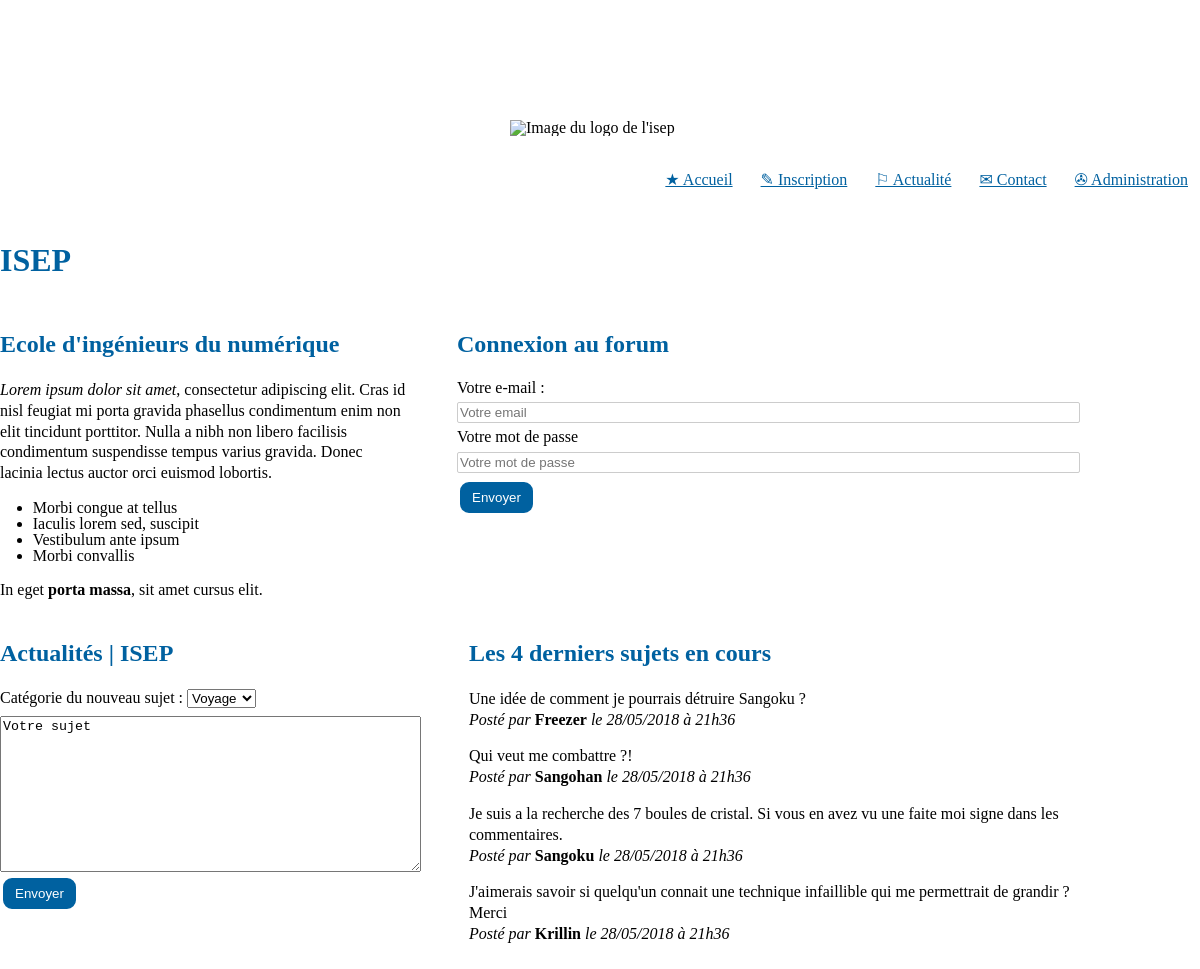
The page /php/index.php on the database as committed earlier.
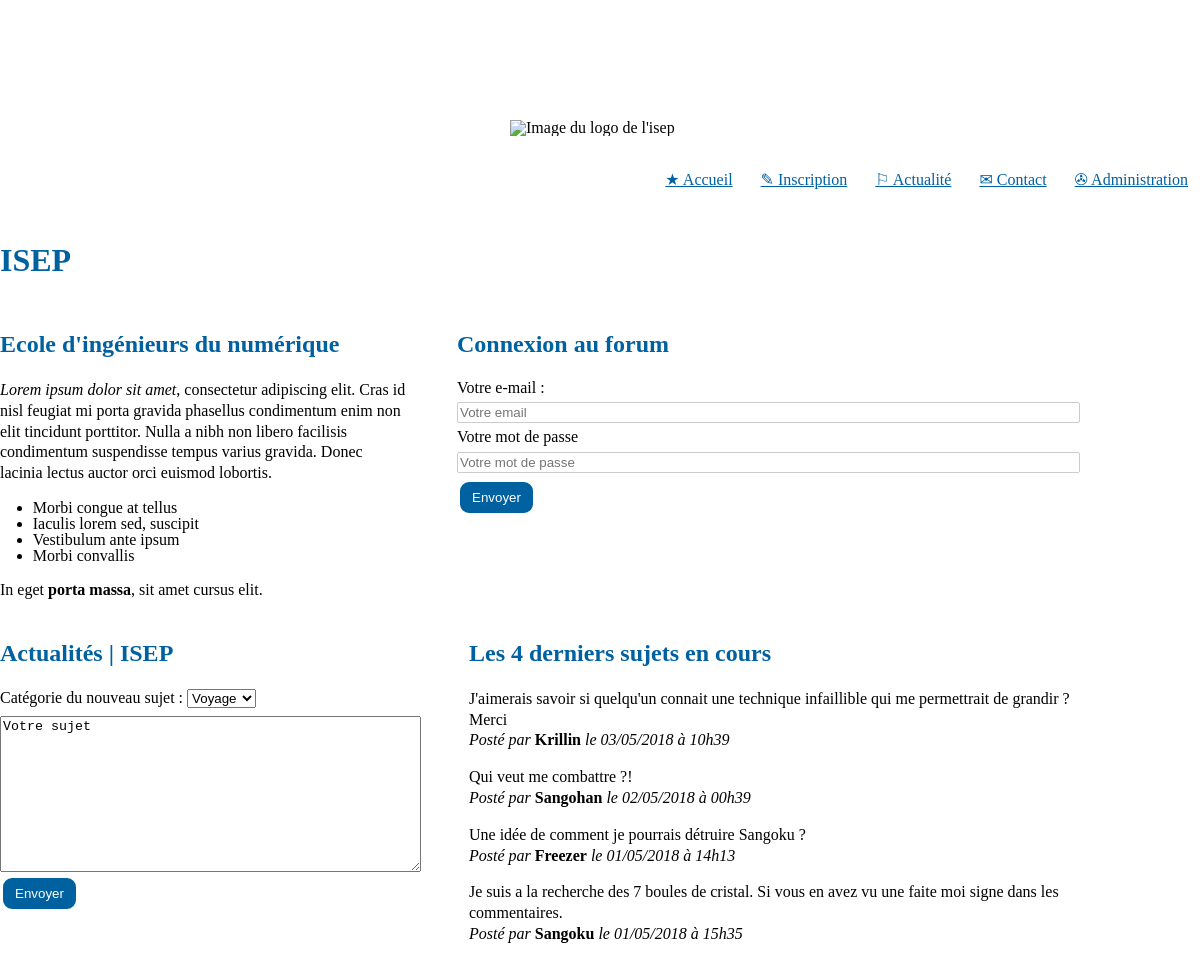
The same page on the database as committed later.
### tables this page shows
CREATE TABLE IF NOT EXISTS `subjects` (
  `id` int(11) NOT NULL AUTO_INCREMENT,
  `content` text NOT NULL,
  `category` varchar(100) NOT NULL DEFAULT 'Autre',
  `dateTime` datetime NOT NULL DEFAULT CURRENT_TIMESTAMP,
  `user_id` int(11) NOT NULL,
  PRIMARY KEY (`id`)
);

CREATE TABLE IF NOT EXISTS `users` (
  `id` int(11) NOT NULL AUTO_INCREMENT,
  `name` varchar(100) NOT NULL,
  `last_name` varchar(100) NOT NULL,
  `mail` varchar(100) NOT NULL,
  `pass` varchar(100) NOT NULL,
  PRIMARY KEY (`id`)
);

### php/controllers/mainController.php (called while the page is built, shortened)
<?php
if (!isset($_GET['function']) || empty($_GET['function'])) {
    $function = "default";
} else {
    $function = $_GET['function'];
}
switch ($function) {
    case 'default':
        $vue = "accueil";
        break;
}
require "views/header.php";
include('views/' . $vue . '.php');

### php/models/requetes.php (called while the page is built, shortened)
<?php
function get_subjects(PDO $bdd, int $n): array {
    $statement = $bdd->prepare('SELECT subjects.id AS subject_id, subjects.dateTime AS subjectDateTime,MAX(responses.dateTime) AS lastResponseDateTime, subjects.category, subjects.content AS subjectContent,users.name AS subjectUserName
                                         FROM ((subjects
                                         INNER JOIN users ON subjects.user_id = users.id )
                                         /*Pour aussi récupérer les sujets qui n ont pas encore de réponses on utilise LEFT JOIN*/
                                         LEFT JOIN responses ON responses.subject_id = subjects.id)
                                         GROUP BY subjects.id
                                         ORDER  BY lastResponseDateTime DESC
                                         LIMIT '.$n);
    $statement->execute();
    $return = $statement->fetchAll();
    return $return;
}

### php/views/fonctions.php (the view, shortened to what this page needs)
<?php
function displayConnexion(){
    if(isUserConnected()){
        echo displayDeconnexion();
    }
    else{
        include 'connexion.php';
    }
}
function displayInscription(){
    if(!isUserConnected()){
        echo ("<a href=\"index.php?cible=mainController&function=bouttonInscription\" class=\"liens\">&#9998; Inscription</a>");
    }
}
function dateFr($dateUS){
    $dateFR = strftime('%d-%m-%Y',strtotime($dateUS));
    $dateFRslash=str_replace (  '-' , '/' ,$dateFR);
    return $dateFRslash;
}
function heureFr(string $heureUS){
    $heureFr = explode(' ',$heureUS);
    $heureFr1 = substr_replace($heureFr[1], '', -3, 3);
    $heureFr2 =str_replace (  ':' , 'h' ,$heureFr1);
    return $heureFr2;
}
function recupereSubjects($bdd,$n){
    $subjects = get_subjects($bdd,$n);
    foreach ($subjects as $key=>$elm){
        $subjects[$key]['subjectDate'] = dateFr($subjects[$key]['subjectDateTime']);
        $subjects[$key]['subjectTime'] = heureFr($subjects[$key]['subjectDateTime']);
    }
    return $subjects;
}
function displaySubjects($bdd,$n){
    $subjects = recupereSubjects($bdd,$n);
    foreach ($subjects as $key=>$elm){
        echo(
            "<p>"
                . $subjects[$key]['subjectContent'] ." <br>
                <em>Posté par</em> <strong>". $subjects[$key]['subjectUserName'] ."</strong> <em>le ". $subjects[$key]['subjectDate'] ." à " . $subjects[$key]['subjectTime'] . " </em>
            </p>"
        );
    }
}

Rows that differ between the two databases and show on the page:
changed subjects "Krillin": subjectDate "28/05/2018" → "03/05/2018"; subjectTime "21h36" → "10h39"; moves up the list
changed subjects "Qui veut me combattre ?!": subjectDate "28/05/2018" → "02/05/2018"; subjectTime "21h36" → "00h39"; moves down the list
changed subjects "Une idée de comment je pourrais détruire Sangoku ?": subjectDate "28/05/2018" → "01/05/2018"; subjectTime "21h36" → "14h13"
changed subjects "Sangoku": subjectDate "28/05/2018" → "01/05/2018"; subjectTime "21h36" → "15h35"
